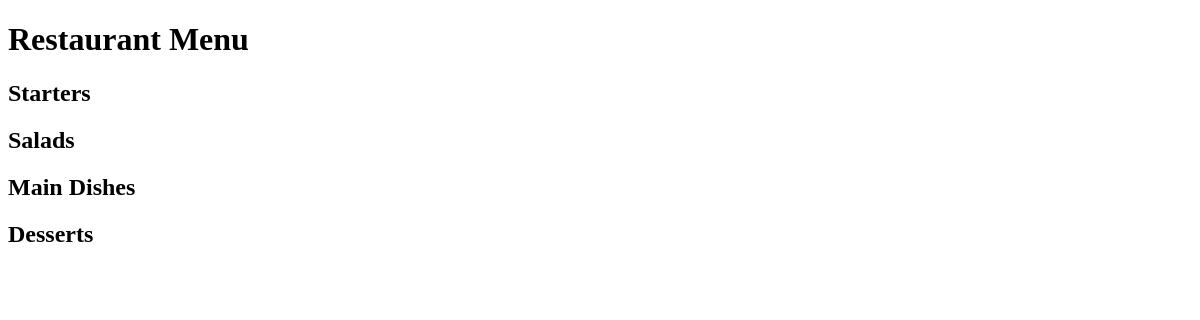
Before: / with the older database file.
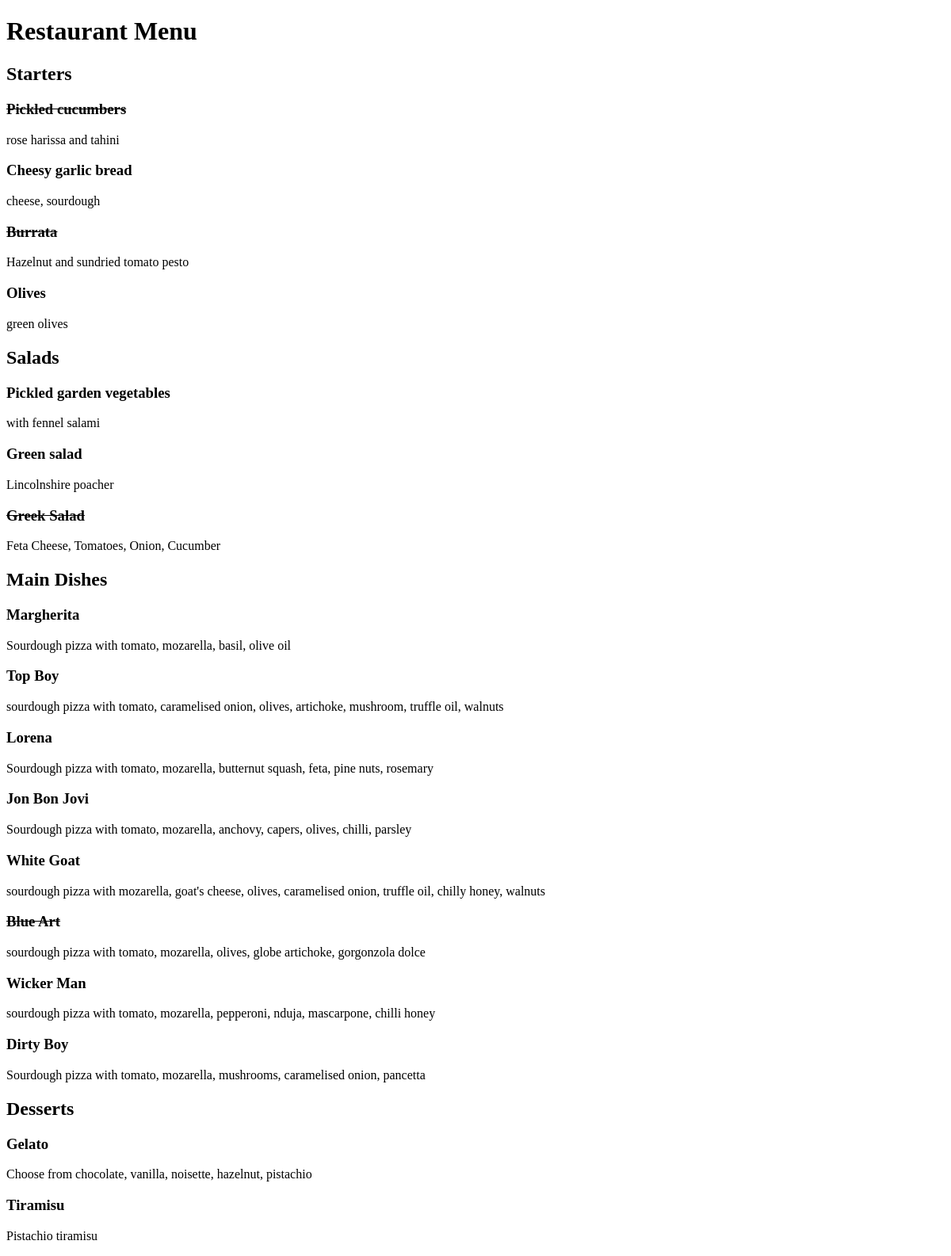
After: the same page with the newer database file.
### restaurant_menu/models.py (models this page shows, shortened)
class Item(models.Model):
    meal = models.CharField(max_length=1000, unique=True)
    description = models.CharField(max_length=2000)
    price = models.DecimalField(max_digits=10, decimal_places=2)
    meal_type = models.CharField(max_length=200, choices=MEAL_TYPE)
    author = models.ForeignKey(User, on_delete=models.PROTECT)
    status = models.IntegerField(choices=STATUS, default=1)
    date_created = models.DateTimeField(auto_now_add=True)
    date_updated = models.DateTimeField(auto_now=True)

### restaurant_menu/views.py (the view)
# urls.py: path('', views.MenuList.as_view(), name="home")
class MenuList(generic.ListView):
    queryset = Item.objects.order_by("-date_created")
    template_name = "index.html"
    def get_context_data(self, **kwargs):
        context = super().get_context_data(**kwargs)
        context["meals"] = MEAL_TYPE
        return context

### restaurant_menu/templates/index.html (shortened to what this page needs)
<!DOCTYPE html>
<html lang="en">
<head>
</head>
<body>
    <h1>Restaurant Menu</h1>
        {% for meal in meals %}
                <h2>{{ meal.1 }}</h2>
                    {% for row in item_list %}
                        {% if row.meal_type == meal.0 %}
                            {% if row.status == 0 %}
                                <h3><del>{{ row.meal }}</del></h3>
                                <p>{{ row.description }}</p>
                            {% else %}
                                <h3>{{ row.meal }}</h3>
                                <p>{{ row.description }}</p>
                            {% endif %}
                        {% endif %}
                    {% endfor %}
        {% endfor %}
</body>
</html>

Changed rows visible on the page:
added Item: meal "Pickled cucumbers", description "rose harissa and tahini", shown under "Starters"
added Item: meal "Cheesy garlic bread", description "cheese, sourdough", shown under "Starters"
added Item: meal "Burrata", description "Hazelnut and sundried tomato pesto", shown under "Starters"
added Item: meal "Olives", description "green olives", shown under "Starters"
added Item: meal "Pickled garden vegetables", description "with fennel salami", shown under "Salads"
added Item: meal "Green salad", description "Lincolnshire poacher", shown under "Salads"
added Item: meal "Greek Salad", description "Feta Cheese, Tomatoes, Onion, Cucumber", shown under "Salads"
added Item: meal "Margherita", description "Sourdough pizza with tomato, mozarella, basil, olive oil", shown under "Main Dishes"
added Item: meal "Top Boy", description "sourdough pizza with tomato, caramelised onion, olives, artichoke, mushroom, truffle oil, walnuts", shown under "Main Dishes"
added Item: meal "Lorena", description "Sourdough pizza with tomato, mozarella, butternut squash, feta, pine nuts, rosemary", shown under "Main Dishes"
added Item: meal "Jon Bon Jovi", description "Sourdough pizza with tomato, mozarella, anchovy, capers, olives, chilli, parsley", shown under "Main Dishes"
added Item: meal "White Goat", description "sourdough pizza with mozarella, goat's cheese, olives, caramelised onion, truffle oil, chilly honey, walnuts", shown under "Main Dishes"
added Item: meal "Blue Art", description "sourdough pizza with tomato, mozarella, olives, globe artichoke, gorgonzola dolce", shown under "Main Dishes"
added Item: meal "Wicker Man", description "sourdough pizza with tomato, mozarella, pepperoni, nduja, mascarpone, chilli honey", shown under "Main Dishes"
added Item: meal "Dirty Boy", description "Sourdough pizza with tomato, mozarella, mushrooms, caramelised onion, pancetta", shown under "Main Dishes"
added Item: meal "Gelato", description "Choose from chocolate, vanilla, noisette, hazelnut, pistachio", shown under "Desserts"
added Item: meal "Tiramisu", description "Pistachio tiramisu", shown under "Desserts"
